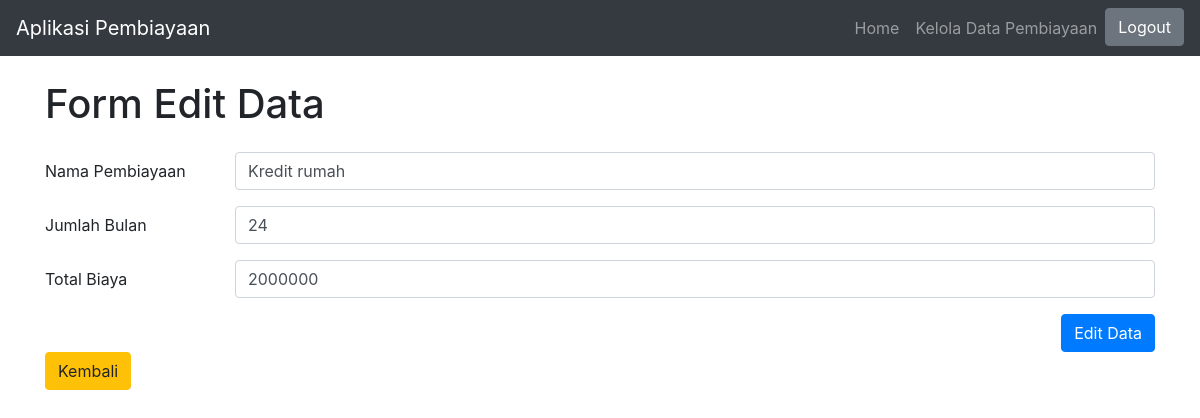
The page /index.php?p=form-edit&id=3 (signed in) on the database its author committed.
### tables this page shows
CREATE TABLE `pembiayaan` (
  `id` int(11) NOT NULL AUTO_INCREMENT,
  `nama_pembiayaan` varchar(255) NOT NULL,
  `jumlah_bulan` int(11) NOT NULL,
  `total_biaya` bigint(20) NOT NULL,
  PRIMARY KEY (`id`)
);

### pages/form-edit.php (the view, shortened to what this page needs)
<?php
include 'functions/functions.php';
$id_pembiayaan = $_GET['id'];
$query = "SELECT * FROM pembiayaan WHERE id = '$id_pembiayaan'";
$data = mysqli_query($conn, $query);
$data = mysqli_fetch_assoc($data);
?>
<div class="container mt-4">
    <h1>Form Edit Data</h1>
    <form method="POST" class="mt-4">
        <div class="form-group row">
            <label for="nama_pembiayaan" class="col-sm-2 col-form-label">Nama Pembiayaan</label>
            <div class="col-sm-10">
                <input type="text" class="form-control" id="nama_pembiayaan" name="nama_pembiayaan" value="<?= $data['nama_pembiayaan'] ?>" required>
            </div>
        </div>
        <div class="form-group row">
            <label for="jumlah_bulan" class="col-sm-2 col-form-label">Jumlah Bulan</label>
            <div class="col-sm-10">
                <input type="number" min="0" class="form-control" id="jumlah_bulan" name="jumlah_bulan" value="<?= $data['jumlah_bulan'] ?>" required>
            </div>
        </div>
        <div class="form-group row">
            <label for="total_biaya" class="col-sm-2 col-form-label">Total Biaya</label>
            <div class="col-sm-10">
                <input type="text" class="form-control" id="total_biaya" name="total_biaya" value="<?= $data['total_biaya'] ?>" required>
            </div>
        </div>
        <div class="d-flex justify-content-end">
            <button type="submit" class="btn btn-primary" name="btn-edit" value="<?= $data['id'] ?>">Edit Data</button>
        </div>
        <div class="d flex justify-content-start">
            <a href="index.php?p=kelola-pembiayaan" class="btn btn-warning">Kembali</a>
        </div>
    </form>
</div>

### rows shown on the page
pembiayaan: nama_pembiayaan "Kredit rumah", jumlah_bulan "24", total_biaya "2000000"
